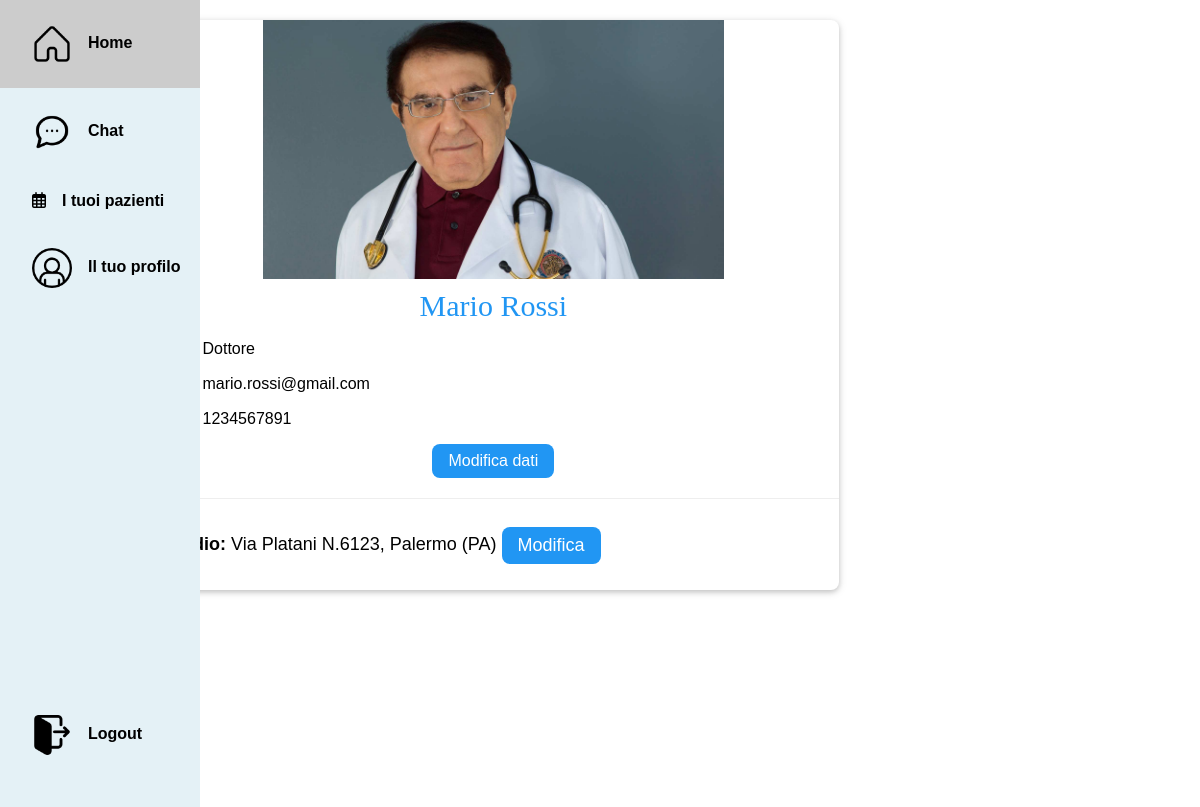
The page /profilo/ (signed in) on the database its author committed.
### myapp/models.py (models this page shows)
class Utente(AbstractUser):
    cf = models.CharField(max_length=16, blank=True)
    nome = models.CharField(max_length=30, blank=True)
    cognome = models.CharField(max_length=30, blank=True)
    provincia = models.CharField(max_length=2, blank=True)
    telefono = models.CharField(max_length=10)
    email = models.EmailField(max_length=100, blank=True)
    genere = models.CharField(max_length=1, choices=[('M', 'Maschio'), ('F', 'Femmina')])
    data_nascita = models.DateField()
    foto_profilo = models.ImageField(upload_to='images/', default='images/default.jpg')
    tipo_utente = models.BooleanField(default=False)  # tipo = 1 => dottore, tipo = 0 => paziente
    objects = CustomUserManager()

class Studio(models.Model):
    medico = models.OneToOneField(Utente, on_delete=models.CASCADE, limit_choices_to={'tipo_utente': True})
    via = models.CharField(max_length=50,blank=True)
    civico = models.IntegerField(blank=True)
    citta = models.CharField(max_length=30,blank=True)
    provincia = models.CharField(max_length=2,blank=True)

### myapp/views.py (the view)
# urls.py: path('profilo/', views.profile, name='profilo'),
def profile(request):
    user = request.user
    context={
        'user' : request.user,
        'form':   EditProfileForm(instance=user)
    }
    if user.tipo_utente:
        try:
                studio = Studio.objects.get(medico=request.user)
                studio_form = StudioForm(instance=studio)  # Form con i dati dello studio esistente
        except Studio.DoesNotExist:
                studio = None
                studio_form = StudioForm()  # Form vuota per creare un nuovo studio
        context['studio'] = studio
        context['studioform'] = studio_form  # Form di modifica dello studio
    return render(request, 'profile.html', context)

### myapp/templates/profile.html (shortened to what this page needs)
{% extends 'base.html' %}
{% load crispy_forms_tags %}
{% load static %}
{% block content %}
<div class="w3-container">
    <div class="w3-twothird w3-card-2 w3-round-large w3-white">
        <div class="w3-center">
            <img class="foto_profilo" src="{{request.user.foto_profilo.url}}" id="output" style="width: 66.66%;">
        </div>
        <h2 class="w3-text-blue w3-cursive w3-center">{{ user.nome }} {{ user.cognome }}</h2>
        {% if not user.tipo_utente %}
        <p>
            <i class="fa fa-briefcase fa-fw w3-margin-left w3-margin-right w3-large w3-text-blue"></i>Paziente
        </p>
        {% else %}
        <p>
            Dottore
        </p>
        {% endif %}
        <p>
            {{ user.email }}
        </p>
        <p>
            {{ user.telefono }}
        </p>
        <div class="w3-center">
            <button onclick="openModal('editing')" class="w3-btn w3-round-large w3-blue">Modifica dati</button>
        </div>
        <hr />
        {% if user.tipo_utente is True %}
        {% if studio %}
        <p class="w3-padding w3-large w3-text-black"><strong>Studio: </strong> Via {{studio.via}}
            N.{{studio.civico}}, {{studio.citta}} ({{studio.provincia}})
            <button onclick="openModal('studioModal')"
                class="w3-btn w3-round-large w3-blue w3-right-align">Modifica</button>
        </p>
        {% else %}
        <p class="w3-center w3-text-black w3-margin-bottom"><strong>Non hai ancora indicato uno studio.</strong>
            <a class="w3-margin-right w3-round-large" href="javascript:void(0)"
                onclick="openModal('studioModal')">Clicca
                qui per aggiungerlo!</a>
        </p>
        {% endif %}
        {% endif %}
    </div>
</div>
{% endblock %}

### static/css/styles.css (style rules this page uses)
html { box-sizing: border-box }
*, *:before, *:after { box-sizing: inherit }
html { -ms-text-size-adjust: 100%; -webkit-text-size-adjust: 100% }
b, strong { font-weight: bolder }
img { border-style: none; width: auto; height: auto; }
hr { box-sizing: content-box; height: 0; overflow: visible }
button, input, select, textarea, optgroup { font: inherit; margin: 0 }
button, input { overflow: visible }
button, select { text-transform: none }
button, [type=button], [type=reset], [type=submit] { -webkit-appearance: button }
html, body { font-family: Arial, sans-serif; margin: 0; padding: 0; display: flex; margin: 0; height: 100%; width: 100%; }
html { overflow-x: hidden }
h2 { font-size: 30px }
.w3-cursive { font-family: cursive }
h1, h2, h3, h4, h5, h6 { font-family: "Segoe UI", Arial, sans-serif; font-weight: 400; margin: 10px 0 }
hr { border: 0; border-top: 1px solid #eee; margin: 20px 0 }
img { vertical-align: middle }
.w3-btn, .w3-button { border: none; display: inline-block; padding: 8px 16px; vertical-align: middle; overflow: hidden; text-decoration: none; color: inherit; background-color: inherit; text-align: center; cursor: pointer; white-space: nowrap }
.w3-btn, .w3-button { -webkit-touch-callout: none; -webkit-user-select: none; -khtml-user-select: none; -moz-user-select: none; -ms-user-select: none; user-select: none }
.w3-container:after, .w3-container:before, .w3-panel:after, .w3-panel:before, .w3-row:after, .w3-row:before, .w3-row-padding:after, .w3-row-padding:before, .w3-cell-row:before, .w3-cell-row:after, .w3-clear:after, .w3-clear:before, .w3-bar:before, .w3-bar:after { content: ""; display: table; clear: both }
.w3-col, .w3-half, .w3-third, .w3-twothird, .w3-threequarter, .w3-quarter { float: left; width: 100% }
@media (min-width:601px) { .w3-col.m8, .w3-twothird { width: 66.66666% } }
.w3-round-large { border-radius: 8px }
.w3-container, .w3-panel { padding: 0.01em 16px; width: auto; }
.w3-card, .w3-card-2 { box-shadow: 0 2px 5px 0 rgba(0, 0, 0, 0.16), 0 2px 10px 0 rgba(0, 0, 0, 0.12) }
.w3-large { font-size: 18px !important }
.w3-right-align { text-align: right !important }
.w3-center { text-align: center !important }
.w3-padding { padding: 8px 16px !important; padding-top:0; }
.w3-blue, .w3-hover-blue:hover { color: #fff !important; background-color: #2196F3 !important }
.w3-white, .w3-hover-white:hover { color: #000 !important; background-color: #fff !important }
.w3-text-blue, .w3-hover-text-blue:hover { color: #2196F3 !important }
.w3-text-black, .w3-hover-text-black:hover { color: #000 !important }

### rows shown on the page
Utente: user.foto_profilo (picture), nome "Mario", cognome "Rossi", email "mario.rossi@gmail.com", telefono "1234567891"
Studio: via "Platani", civico "6123", citta "Palermo", provincia "PA"
